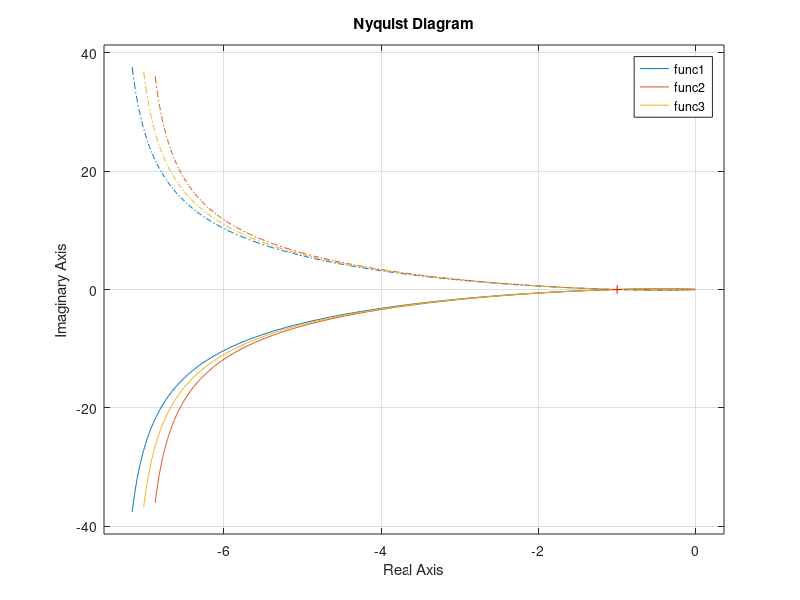

Write MATLAB code to recreate this figure.
%Nyquist Criteria
clear all
close all
clc
num1=[245]
num2=[235]
num3=[240]
den=[1 12 20 0]
func1=tf(num1,den)
func2=tf(num2,den)
func3=tf(num3,den)
nyquist(func1,func2,func3)
